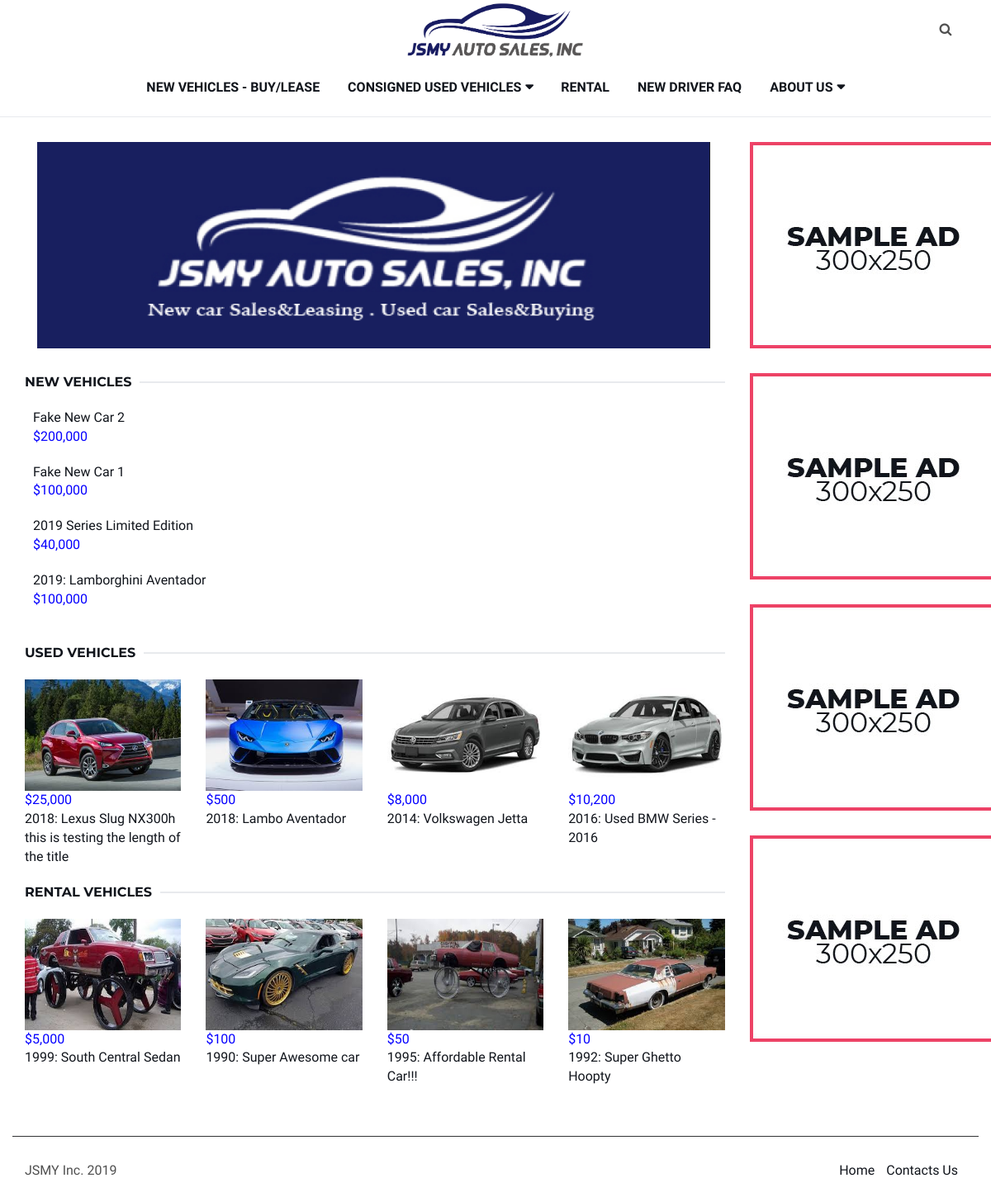
The page / on the database its author committed.
### banner/models.py (models this page shows)
class banner(models.Model):
    BImage1 = models.ImageField(null=True, blank=False, upload_to="banner", verbose_name="Banner Image 1")
    Blink1 = models.URLField(max_length=100, null=True, blank=True, verbose_name="Banner Link 1")
    BImage2 = models.ImageField(null=True, blank=False, upload_to="banner", verbose_name="Banner Image 2")
    Blink2 = models.URLField(max_length=100, null=True, blank=True, verbose_name="Banner Link 2")
    BImage3 = models.ImageField(null=True, blank=False, upload_to="banner", verbose_name="Banner Image 3")
    Blink3 = models.URLField(max_length=100, null=True, blank=True, verbose_name="Banner Link 3")
    BImage4 = models.ImageField(null=True, blank=False, upload_to="banner", verbose_name="Banner Image 4")
    Blink4 = models.URLField(max_length=100, null=True, blank=True, verbose_name="Banner Link 4")
    BImage5 = models.ImageField(null=True, blank=False, upload_to="banner", verbose_name="Banner Image 5")
    Blink5 = models.URLField(max_length=100, null=True, blank=True, verbose_name="Banner Link 5")
    class Meta:
        verbose_name = "Banner"
        verbose_name_plural = "Banners"

### listing/models.py (models this page shows, shortened)
class Car(models.Model):
    type = models.CharField(max_length=25, choices=[('New', 'New Vehicle'), ('Used', 'Used Vehicle'), ('Lease', 'Rental Vehicle'),('faq', 'FAQ')], default='New', verbose_name='Listing Type')
    title = models.CharField(max_length=500, verbose_name='Title of Vehicle Listing')
    price = models.DecimalField(max_digits=8, decimal_places=2, verbose_name='Price of Vehicle in Dollar Amount')
    body = RichTextField(verbose_name='Description of Vehicle')
    slug = models.SlugField(max_length=200, unique=True, verbose_name='SLUG: Your URL will have this in the address')
    publish = models.BooleanField(default=True)
    sold = models.CharField(max_length=10,verbose_name='Sold Y/N',choices=[('Sale', 'For Sale'), ('Sold', 'Sold')], default='Sale')
    created = models.DateField(auto_now_add=True)
    modified = models.DateField(auto_now=True)
    object = EntryQuerySet.as_manager()
    class Meta:
        verbose_name = "Car Listing Entry"
        verbose_name_plural = "Car Listing Entries"
        ordering = ["-created"]

### JSMY/views.py (the view)
# urls.py: path('', views.banner.as_view(), name='index'),
class banner(TemplateView):
    template_name = 'index.html'
    def get(self, request,):
        new = Car.object.filter(type="New", publish=True, created__lte=timezone.now()).order_by('-pk')
        lennew=len(Car.object.filter(type="New", publish=True, created__lte=timezone.now()).order_by('-pk'))
        lenused=len(Car.object.filter(type="Used", publish=True, created__lte=timezone.now()).order_by('-pk'))
        lease = Car.object.filter(type="Lease", publish=True, created__lte=timezone.now()).order_by('-pk')
        lenlease=len(Car.object.filter(type="Lease", publish=True, created__lte=timezone.now()).order_by('-pk'))
        BImage1 = bn.objects.values()[0]['BImage1']
        BImage2 = bn.objects.values()[0]['BImage2']
        BImage3 = bn.objects.values()[0]['BImage3']
        BImage4 = bn.objects.values()[0]['BImage4']
        BImage5 = bn.objects.values()[0]['BImage5']
        Blink1 = bn.objects.values()[0]['Blink1']
        Blink2 = bn.objects.values()[0]['Blink2']
        Blink3 = bn.objects.values()[0]['Blink3']
        Blink4 = bn.objects.values()[0]['Blink4']
        Blink5 = bn.objects.values()[0]['Blink5']
        cursor = connection.cursor()
        cursor.execute(
            'select listing_carimg.LImage, listing_car.price,listing_car.slug, listing_car.title from listing_car inner join listing_carimg on listing_car.id = listing_carimg.car_id where listing_carimg.mainimage = 1 and listing_car.type ="Used" and listing_car.publish = 1 ORDER BY listing_car.id desc ')
        dfUsed = dictfetchall(cursor)
        cursor.execute(
            'select listing_carimg.LImage, listing_car.price,listing_car.slug, listing_car.title from listing_car inner join listing_carimg on listing_car.id = listing_carimg.car_id where listing_carimg.mainimage = 1 and listing_car.type ="Lease" and listing_car.publish = 1 ORDER BY listing_car.id desc ')
        dfLease = dictfetchall(cursor)
        context = {"new":new,"lease":lease,"lennew":lennew,"lenused":lenused,"lenlease":lenlease, 'dfUsed':dfUsed,'dfLease':dfLease,
                   "BImage1": BImage1, "BImage2": BImage2, "BImage3": BImage3, "BImage4": BImage4, "BImage5": BImage5,
                   "Blink1": Blink1, "Blink2": Blink2, "Blink3": Blink3, "Blink4": Blink4, "Blink5": Blink5
                   }
        return render(request, self.template_name, context)

### JSMY/views.py (called while the page is built)
def dictfetchall(cursor):
    desc = cursor.description
    return [
            dict(zip([col[0] for col in desc], row))
            for row in cursor.fetchall()
    ]

### templates/index.html (shortened to what this page needs)
<!DOCTYPE html>
<html lang="en">
{% load static %}
{% load humanize %}
<head>
{% block head %}
	<link type="text/css" rel="stylesheet" href="{% static 'bootstrap.min.css' %}" />
	<link rel="stylesheet" href='{% static "font-awesome.min.css" %}'>
	<link type="text/css" rel="stylesheet" href='{% static "style.css" %}' />
{% endblock %}
</head>
<body>
    {% block header %}
	<header id="header">
		<div id="nav">
			<div id="nav-top">
				<div class="container">
					<div class="nav-logo">
						<p><a href="{% url 'index' %}" class="logo"><img src="{% static 'logo.png' %}" alt=""></a></p><br>
					</div>
					<div class="nav-btns">
						<button class="search-btn"><i class="fa fa-search"></i></button>
					</div>
			    </div>
				<div class="container">
					<ul class="nav-menu">
						<li><a href="{% url 'listing:newListing' %}">New Vehicles - Buy/Lease</a></li>
						<li class="has-dropdown">
							<a href="{% url 'listing:usedListing' %}">Consigned Used Vehicles</a>
						</li>
						<li><a href="{% url 'listing:rentalListing' %}">Rental</a></li>
						<li><a href="{% url 'listing:faq' %}">New Driver FAQ</a></li>
						<li class="has-dropdown"><a href="">About Us</a>
                        </li>
					</ul>
				</div>
		    </div>
	</header>
    {% endblock %}
    {% block summary %}
        <div class="section">
            <div class="container" >
                <div class="row">
                    <div class="col-md-9">
                        <div class="row">
                            <div class="col-md-12">
                                <div class="col-md-9">
                                    <div class="post">
                                        <div class="post hidden-xs">
                                        <a href="{{ Blink1 }}"><img src="media/{{ BImage1 }}" width="815" height="250"> </a>
                                        </div>
                                    </div>
                                </div>
                                <div class="section-title">
                                    <h2 class="title">New Vehicles</h2>
                                </div>
                            </div>
                            {% if lennew > 4 %}
                            <div class="container">
                                <div class="post-title a">
                                    {% for news in new|slice:":4" %}
                                        <div class="post-title a">
                                            <p><a href="{% url 'listing:detailListing' news.slug %}">{{ news.title }}</a><br>
                                            <a style="color:#0600ff;" href="{% url 'listing:detailListing' news.slug %}">${{ news.price|floatformat:0|intcomma }}</a>
                                            </p>
                                        </div>
                                    {% endfor %}
                                </div>
                            </div>
                                {% endif %}
                                <br>
                                <div class="col-md-12">
                                    <div class="section-title">
                                        <h2 class="title">Used Vehicles</h2>
                                    </div>
                                </div>
                                <div class="clearfix visible-md visible-lg"></div>
                                {% if lenused > 4 %}
                                    <div class="post">
                                    {% for useds in dfUsed|slice:":4" %}
                                        <div class="col-md-3">
                                            <a class="post-img" href="{% url 'listing:detailListing' useds.slug %}"><img src="/../media/{{ useds.LImage }}" height="135"></a>
                                            <div class="post-thumb">
                                                <div>
                                                    <a style="color:#0600ff;" href="{% url 'listing:detailListing' useds.slug %}">${{ useds.price|floatformat:0|intcomma }}</a>
                                                </div>
                                                <p><a href="{% url 'listing:detailListing' useds.slug %}">{{ useds.title }}</a></p>
                                            </div>
                                        </div>
                                    {% endfor %}
                                    </div>
                                {% endif %}
                                <div class="clearfix visible-md visible-lg"></div>
                                <div class="col-md-12">
                                    <div class="section-title">
                                        <h2 class="title">Rental Vehicles</h2>
                                    </div>
                                </div>
                                <div class="clearfix visible-md visible-lg"></div>
                                {% if lenlease > 4 %}
                                    {% for leases in dfLease|slice:":4" %}
                                        <div class="col-md-2">
                                            <div class="post">
                                            <a class="post-img" href="{% url 'listing:detailListing' leases.slug %}"><img src="/../media/{{ leases.LImage }}" height="135"> </a>
                                                <div class="post-thumb">
                                                    <div>
                                                        <a style="color:#0600ff;" href="{% url 'listing:detailListing' leases.slug %}">${{ leases.price|floatformat:0|intcomma }}</a>
                                                    </div>
                                                    <p><a href="{% url 'listing:detailListing' leases.slug %}">{{ leases.title }}</a></p>
                                                </div>
                                            </div>
                                        </div>
                                    {% endfor %}
                                {% else %}
                                    {% for leases in dfLease|slice:":{{ lenlease }}" %}
                                        <div class="col-md-3">
                                            <div class="post">
                                                <a class="post-img" href="{% url 'listing:detailListing' leases.slug %}"><img src="/../media/{{ leases.LImage }}" height="135"> </a>
                                                <div class="post-thumb">
                                                    <div>
                                                        <a style="color:#0600ff;" href="{% url 'listing:detailListing' leases.slug %}">${{ leases.price|floatformat:0|intcomma }}</a>
                                                    </div>
                                                    <p><a href="{% url 'listing:detailListing' leases.slug %}">{{ leases.title }}</a></p>
                                                </div>
                                            </div>
                                        </div>
                                    {% endfor %}
                                {% endif %}
                                <div class="clearfix visible-md visible-lg"></div>
                        </div>
                    </div>
                    <div class="col-md-3 hidden-xs">
                        <div class="post">
                            <a href="{{ Blink2 }}"><img src="media/{{BImage2}}" width="300" height="250" alt=""></a>
                        </div>
                        <div class="post">
                            <a href="{{ Blink3 }}"><img src="media/{{BImage3}}" width="300" height="250" alt=""></a>
                        </div>
                        <div class="post">
                            <a href="{{ Blink4 }}"><img src="media/{{BImage4}}" width="300" height="250" alt=""></a>
                        </div>
                        <div class="post">
                            <a href="{{ Blink5 }}"><img src="media/{{BImage5}}" width="300" height="250" alt=""></a>
                        </div>
                    </div>
                </div>
            </div>
        </div>
    {% endblock %}
    {% block footer %}
        <footer>
            <div class="container">
                <div class="footer-bottom row">
                    <div class="col-md-6 col-md-push-6">
                        <ul class="footer-nav">
                            <li><a href="{% url 'index' %}">Home</a></li>
                            <li><a href="{% url 'listing:contactus' %}">Contacts Us</a></li>
                        </ul>
                    </div>
                    <div class="col-md-6 col-md-pull-6">
                        <div class="footer-copyright">
                            <p>JSMY Inc. <script>document.write(new Date().getFullYear());</script></p>
                        </div>
                    </div>
                </div>
            </div>
        </footer>
    {% endblock %}
</body>
</html>

### listing/static/style.css (style rules this page uses)
body { font-family: 'Muli', sans-serif; font-size: 16px; color: #505050; font-weight: 400; overflow-x: hidden; }
h1, h2, h3, h4, h5, h6 { font-family: 'Montserrat', sans-serif; color: #11151c; font-weight: 700; margin: 0px 0px 15px; }
h2 { font-size: 25.629px; }
p { margin: 0px 0px 20px; }
a { color: #11151c; -webkit-transition: 0.2s color; transition: 0.2s color; }
ul, ol { margin: 0; padding: 0; list-style: none }
.section { padding-top: 30px; }
.section-title { position: relative; margin-bottom: 20px; }
.section-title .title { position: relative; display: inline-block; background-color: #fff; font-size: 16px; text-transform: uppercase; margin-top: 0px; margin-bottom: 0px; padding-right: 10px; z-index: 20; }
.section-title:after { content: ""; display: inline-block; height: 2px; background-color: #e8eaed; position: absolute; left: 0; right: 0; top: 10px; z-index: 10; }
#nav { border-bottom: 1px solid #e8eaed; }
#nav:after { content: ""; position: fixed; left: 0; right: 0; bottom: 0; top: 0; background-color: rgba(0, 0, 0, 0.5); z-index: 90; opacity: 0; visibility: hidden; -webkit-transition: 0.2s all; transition: 0.2s all; }
#nav-top { text-align: center; }
#nav-top>.container { position: relative; }
.nav-logo { position: absolute; left: 50%; -webkit-transform: translateX(-50%); -ms-transform: translateX(-50%); transform: translateX(-50%); }
.nav-logo .logo { display: inline-block; line-height: 70px; height: 70px; }
.nav-logo .logo>img { width: 100%; max-height: 70px; }
.nav-btns { float: right; padding: 10px 0px; }
.nav-btns>button { width: 50px; height: 50px; line-height: 50px; text-align: center; border: none; background: transparent; }
.nav-menu { position: relative; text-align: center; float: none; }
.nav-menu>li { float: none; display: inline-block; }
.nav-menu>li>a { display: block; padding: 25px 15px; line-height: 20px; font-weight: 700; text-transform: uppercase; }
.nav-menu li.has-dropdown { position: relative; }
.nav-menu li.has-dropdown>a:after { font-family: 'FontAwesome'; content: "\f0d7"; margin-left: 5px; }
.post { position: relative; margin-bottom: 30px; }
.post .post-img { display: block; overflow: hidden; }
.post-img>img { width: 100%; -webkit-transition: 1.6s -webkit-transform; transition: 1.6s -webkit-transform; transition: 1.6s transform; transition: 1.6s transform, 1.6s -webkit-transform; }
.footer-bottom { margin-top: 30px; padding-top: 30px; border-top: 1px solid #323335; }
.footer-nav { text-align: right; }
.footer-nav li { display: inline-block; margin-right: 10px; }

### templates/index.html (style rules this page uses)
div.a { padding-left: 5px; }

### rows shown on the page
banner: BImage1 (picture), BImage2 (picture), BImage3 (picture), BImage4 (picture), BImage5 (picture)
Car: title "Fake New Car 2", price "200,000"
Car: title "Fake New Car 1", price "100,000"
Car: title "2019 Series Limited Edition", price "40,000"
Car: title "2019: Lamborghini Aventador", price "100,000"
Car: shows a picture, price "25,000", title "2018: Lexus Slug NX300h this is testing the length of the title"
Car: shows a picture, price "500", title "2018: Lambo Aventador"
Car: shows a picture, price "8,000", title "2014: Volkswagen Jetta"
Car: shows a picture, price "10,200", title "2016: Used BMW Series - 2016"
Car: shows a picture, price "5,000", title "1999: South Central Sedan"
Car: shows a picture, price "100", title "1990: Super Awesome car"
Car: shows a picture, price "50", title "1995: Affordable Rental Car!!!"
Car: shows a picture, price "10", title "1992: Super Ghetto Hoopty"
